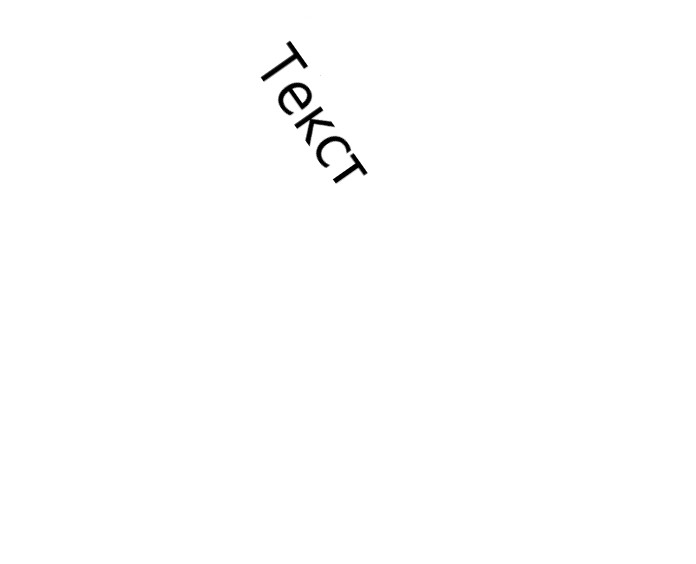
#> input picture ImageCreator/test.jpg, 696 x 564 px
$ python skew_detect.py --batch ../test.jpg --display out.png --input ../test.jpg --output out.png   (older library calls are emulated)
#> lines starting #> are read from the running program, lines starting #| are printed output that depends on the picture; after the words box and inside, x2 and y2 are one past the last pixel; in counts of white or black regions, pixels touching at a corner belong together
import os
import imghdr
import optparse
import numpy as np
import matplotlib.pyplot as plt
from skimage import io
from skimage.feature import canny
from skimage.transform import hough_line, hough_line_peaks


class SkewDetect:

    piby4 = np.pi / 4

    def __init__(
        self,
        input_file=None,
        batch_path=None,
        output_file=None,
        sigma=3.0,
        display_output=None,
        num_peaks=20,
        plot_hough=None
    ):

        self.sigma = sigma
        self.input_file = input_file
        self.batch_path = batch_path
        self.output_file = output_file
        self.display_output = display_output
        self.num_peaks = num_peaks
        self.plot_hough = plot_hough

    def write_to_file(self, wfile, data):

        for d in data:
            wfile.write(d + ': ' + str(data[d]) + '\n')
        wfile.write('\n')

    def get_max_freq_elem(self, arr):

        max_arr = []
        freqs = {}
        for i in arr:
            if i in freqs:
                freqs[i] += 1
            else:
                freqs[i] = 1

        sorted_keys = sorted(freqs, key=freqs.get, reverse=True)
        max_freq = freqs[sorted_keys[0]]

        for k in sorted_keys:
            if freqs[k] == max_freq:
                max_arr.append(k)

        return max_arr

    def display_hough(self, h, a, d):

        plt.imshow(
            np.log(1 + h),
            extent=[np.rad2deg(a[-1]), np.rad2deg(a[0]), d[-1], d[0]],
            cmap=plt.cm.gray,
            aspect=1.0 / 90)
        plt.show()

    def compare_sum(self, value):
        if value >= 44 and value <= 46:
            return True
        else:
            return False

    def display(self, data):

        for i in data:
            print(i + ": " + str(data[i]))

    def calculate_deviation(self, angle):

        angle_in_degrees = np.abs(angle)
        deviation = np.abs(SkewDetect.piby4 - angle_in_degrees)

        return deviation

    def run(self):

        if self.display_output:
            if self.display_output.lower() == 'yes':
                self.display_output = True
            else:
                self.display_output = False

        if self.plot_hough:
            if self.plot_hough.lower() == 'yes':
                self.plot_hough = True
            else:
                self.plot_hough = False

        if self.input_file is None:
            if self.batch_path:
                self.batch_process()
            else:
                print("Invalid input, nothing to process.")
        else:
            self.process_single_file()

    def check_path(self, path):

        if os.path.isabs(path):
            full_path = path
        else:
            full_path = os.getcwd() + '/' + str(path)
        return full_path

    def process_single_file(self):

        file_path = self.check_path(self.input_file)
        res = self.determine_skew(file_path)

        if self.output_file:
            output_path = self.check_path(self.output_file)
            wfile = open(output_path, 'w')
            self.write_to_file(wfile, res)
            wfile.close()

        return res

    def batch_process(self):

        wfile = None

        if self.batch_path == '.':
            self.batch_path = ''

        abs_path = self.check_path(self.batch_path)
        files = os.listdir(abs_path)

        if self.output_file:
            out_path = self.check_path(self.output_file)
            wfile = open(file_path, 'w')

        for f in files:
            file_path = abs_path + '/' + f
            if os.path.isdir(file_path):
                continue
            if imghdr.what(file_path):
                res = self.determine_skew(file_path)
                if wfile:
                    self.write_to_file(wfile, res)
        if wfile:
            wfile.close()

    def determine_skew(self, img_file):

#> called with img_file = 'ImageCreator/alyn/../test.jpg'
        img = io.imread(img_file, as_grey=True)
#> img is the input picture: shape (564, 696) float64; min 0, max 1, mean 0.996
        edges = canny(img, sigma=self.sigma)
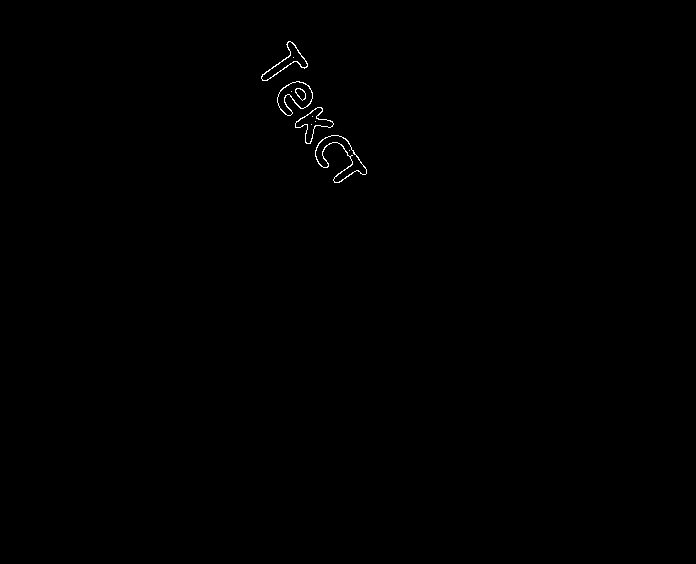
#> edges: shape (564, 696) bool; 0.21% white in thin lines or dots, all inside (x1, y1, x2, y2) = (261, 41, 367, 183)
        h, a, d = hough_line(edges)
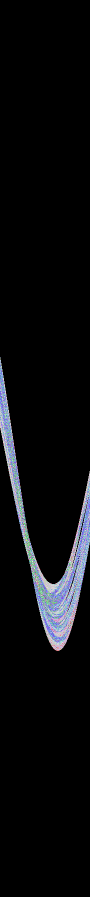
#> h: shape (1793, 180) uint64 (shown at 1/2 size); 41 distinct labels, from 0 to 42; one colour per label, 0 black
#> a = 180 values from -1.57 to 1.55; d = 1793 values from -896 to 896
        _, ap, _ = hough_line_peaks(h, a, d, num_peaks=self.num_peaks)
#> ap = 20 values, max 0.977 at index 3, min -1.05 at index 19, mean -0.463

        if len(ap) == 0:
            return {"Image File": img_file, "Message": "Bad Quality"}

        absolute_deviations = [self.calculate_deviation(k) for k in ap]
#> absolute_deviations = [0.175, 0, 0.262, 0.192, 0.0175, 0.0873, 0.454, 0.0349, 0.105, 0.611, 0.0698, 0.157, 0.524, 0.175, 0.628, 0.122, 0.192, 0.157, 0.768, 0.262]
        average_deviation = np.mean(np.rad2deg(absolute_deviations))
#> average_deviation = 14.3
        ap_deg = [np.rad2deg(x) for x in ap]
#> ap_deg = [-35, -45, -30, 56, -44, -40, -19, -47, -39, -10, -49, -54, -15, -55, 9, -52, -56, 54, 1, -60]

        bin_0_45 = []
        bin_45_90 = []
        bin_0_45n = []
        bin_45_90n = []

        for ang in ap_deg:

            deviation_sum = int(90 - ang + average_deviation)
            if self.compare_sum(deviation_sum):
                bin_45_90.append(ang)
                continue

            deviation_sum = int(ang + average_deviation)
            if self.compare_sum(deviation_sum):
                bin_0_45.append(ang)
                continue

            deviation_sum = int(-ang + average_deviation)
            if self.compare_sum(deviation_sum):
                bin_0_45n.append(ang)
                continue

            deviation_sum = int(90 + ang + average_deviation)
            if self.compare_sum(deviation_sum):
                bin_45_90n.append(ang)
#> this loop made 20 passes
#> ang on passes 1 to 12: -35, -45, -30, 56, -44, -40, -19, -47, -39, -10, -49, -54
#> after the loop, bin_0_45 = []; bin_0_45n = [-30]; bin_45_90 = []; bin_45_90n = [-60]

        angles = [bin_0_45, bin_45_90, bin_0_45n, bin_45_90n]
#> angles = [[], [], [-30], [-60]]
        lmax = 0

        for j in range(len(angles)):
            l = len(angles[j])
            if l > lmax:
                lmax = l
                maxi = j
#> this loop made 4 passes
#> (l, lmax, maxi) on pass 3: (1, 1, 2)
#> l on passes 1, 2, 4: 0, 0, 1
#> after the loop, lmax = 1; maxi = 2

        if lmax:
            ans_arr = self.get_max_freq_elem(angles[maxi])
#> the loop in get_max_freq_elem, `for i in arr:` made 1 pass
#> after the loop in get_max_freq_elem, `for i in arr:`: freqs = {-30: 1}
#> in get_max_freq_elem, `sorted_keys = sorted(freqs, key=freqs.get, reverse=True)`: sorted_keys = [-30]
#> in get_max_freq_elem, `max_freq = freqs[sorted_keys[0]]`: max_freq = 1
#> the loop in get_max_freq_elem, `for k in sorted_keys:` made 1 pass
#> after the loop in get_max_freq_elem, `for k in sorted_keys:`: max_arr = [-30]
#> ans_arr = [-30]
            ans_res = np.mean(ans_arr)
#> ans_res = -30

        else:
            ans_arr = self.get_max_freq_elem(ap_deg)
            ans_res = np.mean(ans_arr)

        data = {
            "Image File": img_file,
            "Average Deviation from pi/4": average_deviation,
            "Estimated Angle": ans_res,
            "Angle bins": angles}

        if self.display_output:
            self.display(data)

        if self.plot_hough:
            self.display_hough(h, a, d)
        return data

if __name__ == '__main__':

    parser = optparse.OptionParser()

    parser.add_option(
        '-b', '--batch',
        default=None,
        dest='batch_path',
        help='Path for batch processing')
    parser.add_option(
        '-d', '--display',
        default=None,
        dest='display_output',
        help='Display logs')
    parser.add_option(
        '-i', '--input',
        default=None,
        dest='input_file',
        help='Input file name')
    parser.add_option(
        '-n', '--num',
        default=20,
        dest='num_peaks',
        help='Number of Hough Transform peaks',
        type=int)
    parser.add_option(
        '-o', '--output',
        default=None,
        dest='output_file',
        help='Output file name')
    parser.add_option(
        '-p', '--plot',
        default=None,
        dest='plot_hough',
        help='Plot the Hough Transform')
    parser.add_option(
        '-s', '--sigma',
        default=3.0,
        dest='sigma',
        help='Sigma for Canny Edge Detection',
        type=float)
    options, args = parser.parse_args()
    skew_obj = SkewDetect(
        options.input_file,
        options.batch_path,
        options.output_file,
        options.sigma,
        options.display_output,
        options.num_peaks,
        options.plot_hough)
    skew_obj.run()
#> in process_single_file, `res = self.determine_skew(file_path)`: res = 4 items
#> the loop in write_to_file, `for d in data:` made 4 passes
#> d on passes 1 to 4: 'Image File', 'Average Deviation from pi/4', 'Estimated Angle', 'Angle bins'
